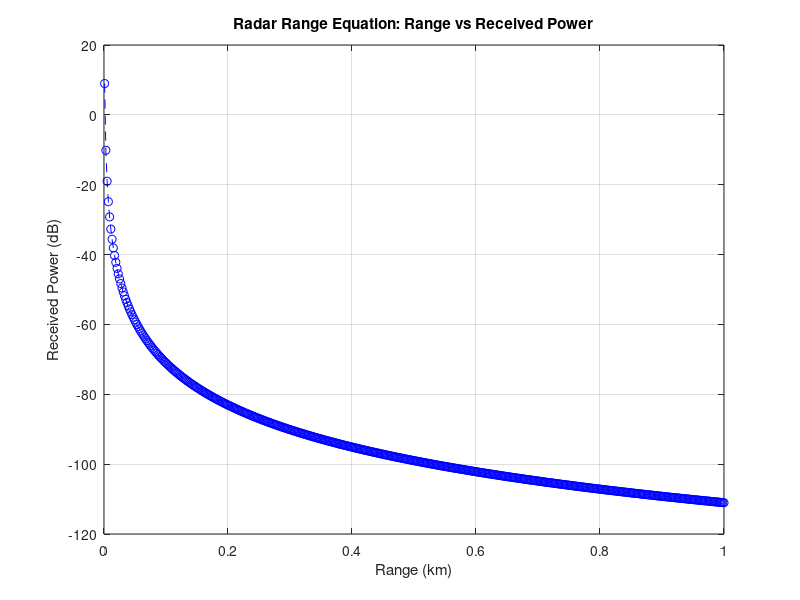

Source code (MATLAB):
% Radar Range Equation Plot
clc; clear; close all;

% User inputs
Pt = input('Enter Transmit Power Pt (Watts): ');
Gt = input('Enter Transmit Gain Gt (linear): ');
Gr = input('Enter Receive Gain Gr (linear): ');
sigma = input('Enter Radar Cross Section σ (m^2): ');
lambda = input('Enter Wavelength λ (m): ');

% Define range vector (e.g., 1 km to 100 km)


R = linspace(1, 1000, 500);   % in meters

% Radar range equation
Pr = (Pt .* Gt .* Gr .* sigma .* lambda.^2) ./ ((4*pi)^3 .* (R.^4));

%fprintf("Maximum range=%.2f km\n",Pr/1000);

% Convert to dB scale

Pr_dB = 10*log10(Pr);

% Plot
figure;
 plot(R/1e3, Pr_dB,'b--o');
grid on;
xlabel('Range (km)');
ylabel('Received Power (dB)');
title('Radar Range Equation: Range vs Received Power');
